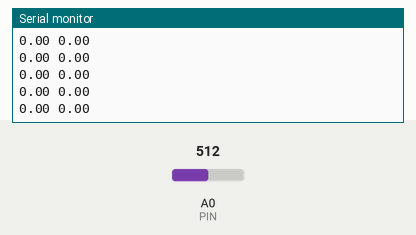
The sketch below on a simulated Arduino Uno, built with avr-gcc and run on an emulated ATmega328P. Shown: the last lines printed to the serial monitor. The inputs (shaded band) are chosen by the test bench; at power-on: A0 (PIN) = 512.

Above: at 1.2 s.
1.3 s: A0 (PIN) set to 716
At 2.3 s:
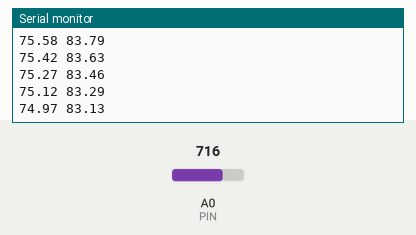
2.8 s: A0 (PIN) set to 900
At 3.7 s:
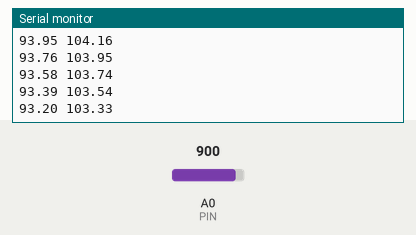
Timing chart, 0 to 5.0 s (numbered marks = the images above; inputs shaded):
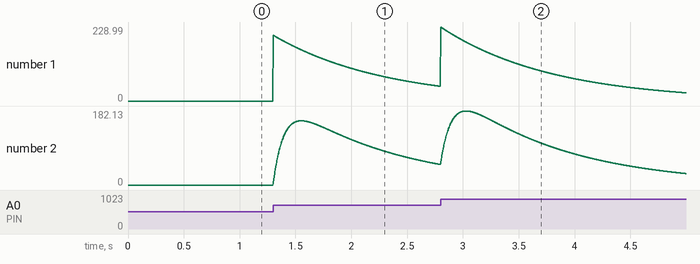

Measured:
- after the input at 1.3 s, the serial monitor: prints a new line at once (image 1)
- plotted number 1: 0 → 45.45 after the input at 1.3 s
- plotted number 2: 0 → 50.4 after the input at 1.3 s

The sketch:

EasyEXG_Arduino.ino
```cpp
// EasyEXG -> Arduino: read EMG / ECG / EOG on A0 and show it in the Serial Plotter
//
// Wiring (J3 on EasyEXG -> Arduino):  GND -> GND,  VCC -> 5V (or 3.3V),  OUT -> A0,  VREF not connected
// Gain jumper JP1: open for EMG / EOG (221x), bridged for ECG / EEG (1048x)
// Open Tools > Serial Plotter, 115200 baud.
// Safety: power the Arduino from a laptop running on battery (unplugged) while electrodes are on a person.

const int PIN = A0;
const long BAUD = 115200;
const int FS = 500;                                // samples per second
const unsigned long PERIOD_US = 1000000UL / FS;

float baseline = 512;   // tracks the resting level (VCC/2, about 512 counts)
float envelope = 0;     // smoothed EMG amplitude

void setup() {
  Serial.begin(BAUD);
}

void loop() {
  static unsigned long next = micros();
  if ((long)(micros() - next) < 0) return;         // wait for the next sample time
  next += PERIOD_US;

  int raw = analogRead(PIN);
  baseline += (raw - baseline) * 0.002f;           // slow drift removal (~1 s)
  float signal = raw - baseline;                   // biosignal centred at 0
  envelope += (fabs(signal) - envelope) * 0.02f;   // muscle activity level (EMG)

  Serial.print(signal);                            // trace 1: raw signal
  Serial.print(' ');
  Serial.println(envelope);                        // trace 2: envelope
}
```
